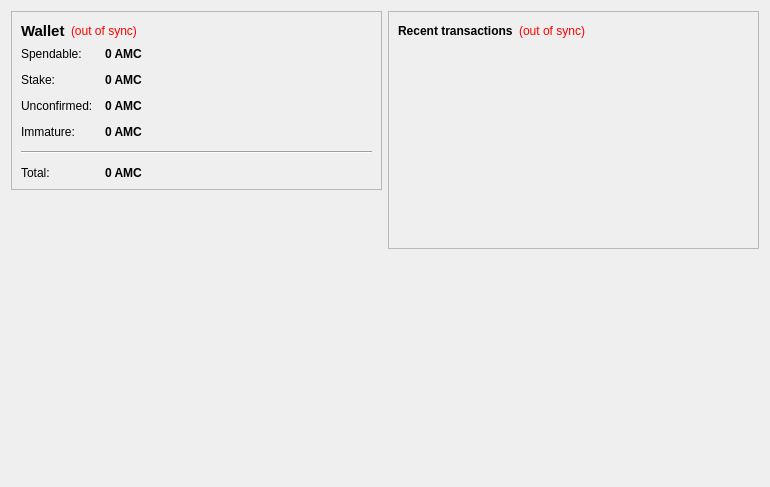
<?xml version="1.0" encoding="UTF-8"?>
<ui version="4.0">
 <class>OverviewPage</class>
 <widget class="QWidget" name="OverviewPage">
  <property name="geometry">
   <rect>
    <x>0</x>
    <y>0</y>
    <width>770</width>
    <height>487</height>
   </rect>
  </property>
  <property name="windowTitle">
   <string>Form</string>
  </property>
  <layout class="QHBoxLayout" name="horizontalLayout" stretch="1,1">
   <item>
    <layout class="QVBoxLayout" name="verticalLayout_2">
     <item>
      <widget class="QFrame" name="frame">
       <property name="frameShape">
        <enum>QFrame::StyledPanel</enum>
       </property>
       <property name="frameShadow">
        <enum>QFrame::Raised</enum>
       </property>
       <layout class="QVBoxLayout" name="verticalLayout_4">
        <item>
         <layout class="QHBoxLayout" name="horizontalLayout_4">
          <item>
           <widget class="QLabel" name="label_5">
            <property name="font">
             <font>
              <pointsize>11</pointsize>
              <weight>75</weight>
              <bold>true</bold>
             </font>
            </property>
            <property name="text">
             <string>Wallet</string>
            </property>
           </widget>
          </item>
          <item>
           <widget class="QLabel" name="labelWalletStatus">
            <property name="toolTip">
             <string>The displayed information may be out of date. Your wallet automatically synchronizes with the AngelaMerkelCoin network after a connection is established, but this process has not completed yet.</string>
            </property>
            <property name="styleSheet">
             <string notr="true">QLabel { color: red; }</string>
            </property>
            <property name="text">
             <string notr="true">(out of sync)</string>
            </property>
            <property name="alignment">
             <set>Qt::AlignLeading|Qt::AlignLeft|Qt::AlignVCenter</set>
            </property>
           </widget>
          </item>
          <item>
           <spacer name="horizontalSpacer_2">
            <property name="orientation">
             <enum>Qt::Horizontal</enum>
            </property>
            <property name="sizeHint" stdset="0">
             <size>
              <width>40</width>
              <height>20</height>
             </size>
            </property>
           </spacer>
          </item>
         </layout>
        </item>
        <item>
         <layout class="QFormLayout" name="formLayout_2">
          <property name="fieldGrowthPolicy">
           <enum>QFormLayout::AllNonFixedFieldsGrow</enum>
          </property>
          <property name="horizontalSpacing">
           <number>12</number>
          </property>
          <property name="verticalSpacing">
           <number>12</number>
          </property>
          <item row="0" column="0">
           <widget class="QLabel" name="label">
            <property name="text">
             <string>Spendable:</string>
            </property>
           </widget>
          </item>
          <item row="0" column="1">
           <widget class="QLabel" name="labelBalance">
            <property name="font">
             <font>
              <weight>75</weight>
              <bold>true</bold>
             </font>
            </property>
            <property name="cursor">
             <cursorShape>IBeamCursor</cursorShape>
            </property>
            <property name="toolTip">
             <string>Your current spendable balance</string>
            </property>
            <property name="text">
             <string notr="true">0 AMC</string>
            </property>
            <property name="textInteractionFlags">
             <set>Qt::LinksAccessibleByMouse|Qt::TextSelectableByKeyboard|Qt::TextSelectableByMouse</set>
            </property>
           </widget>
          </item>
          <item row="1" column="0">
           <widget class="QLabel" name="label_6">
            <property name="text">
             <string>Stake:</string>
            </property>
           </widget>
          </item>
          <item row="1" column="1">
           <widget class="QLabel" name="labelStake">
            <property name="font">
             <font>
              <weight>75</weight>
              <bold>true</bold>
             </font>
            </property>
            <property name="cursor">
             <cursorShape>IBeamCursor</cursorShape>
            </property>
            <property name="toolTip">
             <string>Total of coins that was staked, and do not yet count toward the current balance</string>
            </property>
            <property name="text">
             <string notr="true">0 AMC</string>
            </property>
            <property name="textInteractionFlags">
             <set>Qt::LinksAccessibleByMouse|Qt::TextSelectableByKeyboard|Qt::TextSelectableByMouse</set>
            </property>
           </widget>
          </item>
          <item row="2" column="0">
           <widget class="QLabel" name="label_3">
            <property name="text">
             <string>Unconfirmed:</string>
            </property>
           </widget>
          </item>
          <item row="2" column="1">
           <widget class="QLabel" name="labelUnconfirmed">
            <property name="font">
             <font>
              <weight>75</weight>
              <bold>true</bold>
             </font>
            </property>
            <property name="cursor">
             <cursorShape>IBeamCursor</cursorShape>
            </property>
            <property name="toolTip">
             <string>Total of transactions that have yet to be confirmed, and do not yet count toward the current balance</string>
            </property>
            <property name="text">
             <string notr="true">0 AMC</string>
            </property>
            <property name="textInteractionFlags">
             <set>Qt::LinksAccessibleByMouse|Qt::TextSelectableByKeyboard|Qt::TextSelectableByMouse</set>
            </property>
           </widget>
          </item>
          <item row="3" column="0">
           <widget class="QLabel" name="labelImmatureText">
            <property name="text">
             <string>Immature:</string>
            </property>
           </widget>
          </item>
          <item row="3" column="1">
           <widget class="QLabel" name="labelImmature">
            <property name="font">
             <font>
              <weight>75</weight>
              <bold>true</bold>
             </font>
            </property>
            <property name="toolTip">
             <string>Mined balance that has not yet matured</string>
            </property>
            <property name="text">
             <string notr="true">0 AMC</string>
            </property>
            <property name="textInteractionFlags">
             <set>Qt::LinksAccessibleByMouse|Qt::TextSelectableByKeyboard|Qt::TextSelectableByMouse</set>
            </property>
           </widget>
          </item>
          <item row="4" column="0" colspan="2">
           <widget class="Line" name="line">
            <property name="orientation">
             <enum>Qt::Horizontal</enum>
            </property>
           </widget>
          </item>
          <item row="5" column="0">
           <widget class="QLabel" name="labelTotalText">
            <property name="text">
             <string>Total:</string>
            </property>
           </widget>
          </item>
          <item row="5" column="1">
           <widget class="QLabel" name="labelTotal">
            <property name="font">
             <font>
              <weight>75</weight>
              <bold>true</bold>
             </font>
            </property>
            <property name="cursor">
             <cursorShape>IBeamCursor</cursorShape>
            </property>
            <property name="toolTip">
             <string>Your current total balance</string>
            </property>
            <property name="text">
             <string notr="true">0 AMC</string>
            </property>
            <property name="textInteractionFlags">
             <set>Qt::LinksAccessibleByMouse|Qt::TextSelectableByKeyboard|Qt::TextSelectableByMouse</set>
            </property>
           </widget>
          </item>
         </layout>
        </item>
       </layout>
      </widget>
     </item>
     <item>
      <spacer name="verticalSpacer">
       <property name="orientation">
        <enum>Qt::Vertical</enum>
       </property>
       <property name="sizeHint" stdset="0">
        <size>
         <width>20</width>
         <height>40</height>
        </size>
       </property>
      </spacer>
     </item>
     <item>
      <widget class="QLabel" name="label_2">
       <property name="autoFillBackground">
        <bool>true</bool>
       </property>
       <property name="text">
        <string/>
       </property>
       <property name="pixmap">
        <pixmap resource="../bitcoin.qrc">:/icons/drmbg</pixmap>
       </property>
       <property name="scaledContents">
        <bool>false</bool>
       </property>
       <property name="margin">
        <number>0</number>
       </property>
      </widget>
     </item>
    </layout>
   </item>
   <item>
    <layout class="QVBoxLayout" name="verticalLayout_3">
     <item>
      <widget class="QFrame" name="frame_2">
       <property name="frameShape">
        <enum>QFrame::StyledPanel</enum>
       </property>
       <property name="frameShadow">
        <enum>QFrame::Raised</enum>
       </property>
       <layout class="QVBoxLayout" name="verticalLayout">
        <item>
         <layout class="QHBoxLayout" name="horizontalLayout_2">
          <item>
           <widget class="QLabel" name="label_4">
            <property name="text">
             <string>&lt;b&gt;Recent transactions&lt;/b&gt;</string>
            </property>
           </widget>
          </item>
          <item>
           <widget class="QLabel" name="labelTransactionsStatus">
            <property name="toolTip">
             <string>The displayed information may be out of date. Your wallet automatically synchronizes with the AngelaMerkelCoin network after a connection is established, but this process has not completed yet.</string>
            </property>
            <property name="styleSheet">
             <string notr="true">QLabel { color: red; }</string>
            </property>
            <property name="text">
             <string notr="true">(out of sync)</string>
            </property>
            <property name="alignment">
             <set>Qt::AlignRight|Qt::AlignTrailing|Qt::AlignVCenter</set>
            </property>
           </widget>
          </item>
          <item>
           <spacer name="horizontalSpacer">
            <property name="orientation">
             <enum>Qt::Horizontal</enum>
            </property>
            <property name="sizeHint" stdset="0">
             <size>
              <width>40</width>
              <height>20</height>
             </size>
            </property>
           </spacer>
          </item>
         </layout>
        </item>
        <item>
         <widget class="QListView" name="listTransactions">
          <property name="styleSheet">
           <string notr="true">QListView { background: transparent; }</string>
          </property>
          <property name="frameShape">
           <enum>QFrame::NoFrame</enum>
          </property>
          <property name="verticalScrollBarPolicy">
           <enum>Qt::ScrollBarAlwaysOff</enum>
          </property>
          <property name="horizontalScrollBarPolicy">
           <enum>Qt::ScrollBarAlwaysOff</enum>
          </property>
          <property name="selectionMode">
           <enum>QAbstractItemView::NoSelection</enum>
          </property>
         </widget>
        </item>
       </layout>
      </widget>
     </item>
     <item>
      <spacer name="verticalSpacer_2">
       <property name="orientation">
        <enum>Qt::Vertical</enum>
       </property>
       <property name="sizeHint" stdset="0">
        <size>
         <width>20</width>
         <height>40</height>
        </size>
       </property>
      </spacer>
     </item>
    </layout>
   </item>
  </layout>
 </widget>
 <resources/>
 <connections/>
</ui>
